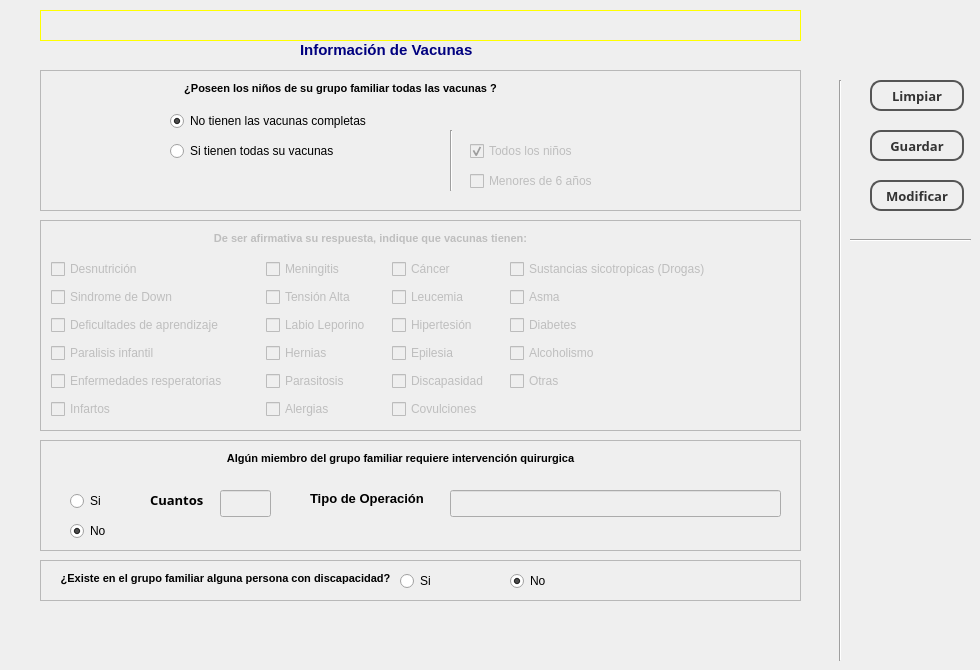
      <widget class="QWidget" name="tab">
       <attribute name="title">
        <string>Salud Vacunas</string>
       </attribute>
       <widget class="QFrame" name="frame_7">
        <property name="geometry">
         <rect>
          <x>40</x>
          <y>70</y>
          <width>761</width>
          <height>141</height>
         </rect>
        </property>
        <property name="frameShape">
         <enum>QFrame::StyledPanel</enum>
        </property>
        <property name="frameShadow">
         <enum>QFrame::Raised</enum>
        </property>
        <widget class="QLabel" name="label_6">
         <property name="geometry">
          <rect>
           <x>0</x>
           <y>10</y>
           <width>601</width>
           <height>17</height>
          </rect>
         </property>
         <property name="text">
          <string>&lt;!DOCTYPE HTML PUBLIC &quot;-//W3C//DTD HTML 4.0//EN&quot; &quot;http://www.w3.org/TR/REC-html40/strict.dtd&quot;&gt;
&lt;html&gt;&lt;head&gt;&lt;meta name=&quot;qrichtext&quot; content=&quot;1&quot; /&gt;&lt;style type=&quot;text/css&quot;&gt;
p, li { white-space: pre-wrap; }
&lt;/style&gt;&lt;/head&gt;&lt;body style=&quot; font-family:'Sans'; font-size:10pt; font-weight:400; font-style:normal;&quot;&gt;
&lt;p align=&quot;center&quot; style=&quot; margin-top:0px; margin-bottom:0px; margin-left:0px; margin-right:0px; -qt-block-indent:0; text-indent:0px;&quot;&gt;&lt;span style=&quot; font-family:'Ubuntu'; font-size:8pt; font-weight:600;&quot;&gt;¿Poseen los niños de su grupo familiar todas las vacunas ?&lt;/span&gt;&lt;/p&gt;&lt;/body&gt;&lt;/html&gt;</string>
         </property>
        </widget>
        <widget class="QRadioButton" name="rbtNoTiene">
         <property name="geometry">
          <rect>
           <x>130</x>
           <y>40</y>
           <width>261</width>
           <height>22</height>
          </rect>
         </property>
         <property name="text">
          <string>No tienen las vacunas completas</string>
         </property>
         <property name="checked">
          <bool>true</bool>
         </property>
        </widget>
        <widget class="QRadioButton" name="rbtSiTienen">
         <property name="geometry">
          <rect>
           <x>130</x>
           <y>70</y>
           <width>291</width>
           <height>22</height>
          </rect>
         </property>
         <property name="text">
          <string>Si tienen todas su vacunas</string>
         </property>
        </widget>
        <widget class="QCheckBox" name="chbAll_ninos">
         <property name="enabled">
          <bool>false</bool>
         </property>
         <property name="geometry">
          <rect>
           <x>430</x>
           <y>70</y>
           <width>191</width>
           <height>22</height>
          </rect>
         </property>
         <property name="text">
          <string>Todos los niños</string>
         </property>
         <property name="checked">
          <bool>true</bool>
         </property>
        </widget>
        <widget class="QCheckBox" name="chbMenoresSeis">
         <property name="enabled">
          <bool>false</bool>
         </property>
         <property name="geometry">
          <rect>
           <x>430</x>
           <y>100</y>
           <width>201</width>
           <height>22</height>
          </rect>
         </property>
         <property name="text">
          <string>Menores de 6 años</string>
         </property>
        </widget>
        <widget class="Line" name="line_4">
         <property name="geometry">
          <rect>
           <x>410</x>
           <y>60</y>
           <width>3</width>
           <height>61</height>
          </rect>
         </property>
         <property name="orientation">
          <enum>Qt::Vertical</enum>
         </property>
        </widget>
       </widget>
       <widget class="QLabel" name="lblNotificacionSalud">
        <property name="geometry">
         <rect>
          <x>40</x>
          <y>10</y>
          <width>761</width>
          <height>31</height>
         </rect>
        </property>
        <property name="styleSheet">
         <string notr="true">border: 1px solid Yellow;
background: qlineargradient(x1: 0, y1: 0, x2: 0, y2: 1,
stop: 0 #FFFF80, stop: 0.08 #FAFFD8,
stop: 0.39999 #FEFFE5, stop: 0.4 #FEFFE5,
stop: 0.9 #FAFFD8, stop: 1 #fff);

</string>
        </property>
        <property name="text">
         <string>&lt;!DOCTYPE HTML PUBLIC &quot;-//W3C//DTD HTML 4.0//EN&quot; &quot;http://www.w3.org/TR/REC-html40/strict.dtd&quot;&gt;
&lt;html&gt;&lt;head&gt;&lt;meta name=&quot;qrichtext&quot; content=&quot;1&quot; /&gt;&lt;style type=&quot;text/css&quot;&gt;
p, li { white-space: pre-wrap; }
&lt;/style&gt;&lt;/head&gt;&lt;body style=&quot; font-family:'Ubuntu'; font-size:11pt; font-weight:400; font-style:normal;&quot;&gt;
&lt;p align=&quot;center&quot; style=&quot;-qt-paragraph-type:empty; margin-top:0px; margin-bottom:0px; margin-left:0px; margin-right:0px; -qt-block-indent:0; text-indent:0px;&quot;&gt;&lt;/p&gt;&lt;/body&gt;&lt;/html&gt;</string>
        </property>
       </widget>
       <widget class="QLabel" name="label_8">
        <property name="geometry">
         <rect>
          <x>300</x>
          <y>40</y>
          <width>311</width>
          <height>21</height>
         </rect>
        </property>
        <property name="text">
         <string>&lt;!DOCTYPE HTML PUBLIC &quot;-//W3C//DTD HTML 4.0//EN&quot; &quot;http://www.w3.org/TR/REC-html40/strict.dtd&quot;&gt;
&lt;html&gt;&lt;head&gt;&lt;meta name=&quot;qrichtext&quot; content=&quot;1&quot; /&gt;&lt;style type=&quot;text/css&quot;&gt;
p, li { white-space: pre-wrap; }
&lt;/style&gt;&lt;/head&gt;&lt;body style=&quot; font-family:'Sans'; font-size:10pt; font-weight:400; font-style:normal;&quot;&gt;
&lt;p style=&quot; margin-top:0px; margin-bottom:0px; margin-left:0px; margin-right:0px; -qt-block-indent:0; text-indent:0px;&quot;&gt;&lt;span style=&quot; font-family:'Ubuntu'; font-size:11pt; font-weight:600; color:#00007f;&quot;&gt;Información de Vacunas&lt;/span&gt;&lt;/p&gt;&lt;/body&gt;&lt;/html&gt;</string>
        </property>
        <property name="textFormat">
         <enum>Qt::AutoText</enum>
        </property>
       </widget>
       <widget class="QFrame" name="frame_8">
        <property name="enabled">
         <bool>false</bool>
        </property>
        <property name="geometry">
         <rect>
          <x>40</x>
          <y>220</y>
          <width>761</width>
          <height>211</height>
         </rect>
        </property>
        <property name="frameShape">
         <enum>QFrame::StyledPanel</enum>
        </property>
        <property name="frameShadow">
         <enum>QFrame::Raised</enum>
        </property>
        <widget class="QLabel" name="label_9">
         <property name="geometry">
          <rect>
           <x>30</x>
           <y>10</y>
           <width>601</width>
           <height>17</height>
          </rect>
         </property>
         <property name="text">
          <string>&lt;!DOCTYPE HTML PUBLIC &quot;-//W3C//DTD HTML 4.0//EN&quot; &quot;http://www.w3.org/TR/REC-html40/strict.dtd&quot;&gt;
&lt;html&gt;&lt;head&gt;&lt;meta name=&quot;qrichtext&quot; content=&quot;1&quot; /&gt;&lt;style type=&quot;text/css&quot;&gt;
p, li { white-space: pre-wrap; }
&lt;/style&gt;&lt;/head&gt;&lt;body style=&quot; font-family:'Sans'; font-size:10pt; font-weight:400; font-style:normal;&quot;&gt;
&lt;p align=&quot;center&quot; style=&quot; margin-top:0px; margin-bottom:0px; margin-left:0px; margin-right:0px; -qt-block-indent:0; text-indent:0px;&quot;&gt;&lt;span style=&quot; font-family:'Ubuntu'; font-size:8pt; font-weight:600;&quot;&gt;De ser afirmativa su respuesta, indique que vacunas tienen:&lt;/span&gt;&lt;/p&gt;&lt;/body&gt;&lt;/html&gt;</string>
         </property>
        </widget>
        <widget class="QCheckBox" name="checkBox_44">
         <property name="geometry">
          <rect>
           <x>352</x>
           <y>66</y>
           <width>112</width>
           <height>22</height>
          </rect>
         </property>
         <property name="text">
          <string>Leucemia</string>
         </property>
        </widget>
        <widget class="QCheckBox" name="checkBox_31">
         <property name="geometry">
          <rect>
           <x>470</x>
           <y>122</y>
           <width>237</width>
           <height>22</height>
          </rect>
         </property>
         <property name="text">
          <string>Alcoholismo</string>
         </property>
        </widget>
        <widget class="QCheckBox" name="checkBox_46">
         <property name="geometry">
          <rect>
           <x>11</x>
           <y>150</y>
           <width>209</width>
           <height>22</height>
          </rect>
         </property>
         <property name="text">
          <string>Enfermedades resperatorias</string>
         </property>
        </widget>
        <widget class="QCheckBox" name="checkBox_47">
         <property name="geometry">
          <rect>
           <x>470</x>
           <y>94</y>
           <width>237</width>
           <height>22</height>
          </rect>
         </property>
         <property name="text">
          <string>Diabetes</string>
         </property>
        </widget>
        <widget class="QCheckBox" name="checkBox_48">
         <property name="geometry">
          <rect>
           <x>470</x>
           <y>66</y>
           <width>237</width>
           <height>22</height>
          </rect>
         </property>
         <property name="text">
          <string>Asma</string>
         </property>
        </widget>
        <widget class="QCheckBox" name="checkBox_49">
         <property name="geometry">
          <rect>
           <x>352</x>
           <y>38</y>
           <width>112</width>
           <height>22</height>
          </rect>
         </property>
         <property name="text">
          <string>Cáncer</string>
         </property>
        </widget>
        <widget class="QCheckBox" name="checkBox_50">
         <property name="geometry">
          <rect>
           <x>226</x>
           <y>66</y>
           <width>120</width>
           <height>22</height>
          </rect>
         </property>
         <property name="text">
          <string>Tensión Alta</string>
         </property>
        </widget>
        <widget class="QCheckBox" name="checkBox_51">
         <property name="geometry">
          <rect>
           <x>470</x>
           <y>38</y>
           <width>237</width>
           <height>22</height>
          </rect>
         </property>
         <property name="text">
          <string>Sustancias sicotropicas (Drogas)</string>
         </property>
        </widget>
        <widget class="QCheckBox" name="checkBox_52">
         <property name="geometry">
          <rect>
           <x>11</x>
           <y>38</y>
           <width>209</width>
           <height>22</height>
          </rect>
         </property>
         <property name="text">
          <string>Desnutrición </string>
         </property>
        </widget>
        <widget class="QCheckBox" name="checkBox_53">
         <property name="geometry">
          <rect>
           <x>11</x>
           <y>94</y>
           <width>209</width>
           <height>22</height>
          </rect>
         </property>
         <property name="text">
          <string>Deficultades de aprendizaje</string>
         </property>
        </widget>
        <widget class="QCheckBox" name="checkBox_54">
         <property name="geometry">
          <rect>
           <x>226</x>
           <y>178</y>
           <width>120</width>
           <height>22</height>
          </rect>
         </property>
         <property name="text">
          <string>Alergias</string>
         </property>
        </widget>
        <widget class="QCheckBox" name="checkBox_55">
         <property name="geometry">
          <rect>
           <x>352</x>
           <y>178</y>
           <width>112</width>
           <height>22</height>
          </rect>
         </property>
         <property name="text">
          <string>Covulciones</string>
         </property>
        </widget>
        <widget class="QCheckBox" name="checkBox_56">
         <property name="geometry">
          <rect>
           <x>11</x>
           <y>66</y>
           <width>209</width>
           <height>22</height>
          </rect>
         </property>
         <property name="text">
          <string>Sindrome de Down</string>
         </property>
        </widget>
        <widget class="QCheckBox" name="checkBox_57">
         <property name="geometry">
          <rect>
           <x>226</x>
           <y>122</y>
           <width>120</width>
           <height>22</height>
          </rect>
         </property>
         <property name="text">
          <string>Hernias</string>
         </property>
        </widget>
        <widget class="QCheckBox" name="checkBox_58">
         <property name="geometry">
          <rect>
           <x>352</x>
           <y>150</y>
           <width>112</width>
           <height>22</height>
          </rect>
         </property>
         <property name="text">
          <string>Discapasidad</string>
         </property>
        </widget>
        <widget class="QCheckBox" name="checkBox_59">
         <property name="geometry">
          <rect>
           <x>226</x>
           <y>150</y>
           <width>120</width>
           <height>22</height>
          </rect>
         </property>
         <property name="text">
          <string>Parasitosis</string>
         </property>
        </widget>
        <widget class="QCheckBox" name="checkBox_60">
         <property name="geometry">
          <rect>
           <x>226</x>
           <y>38</y>
           <width>120</width>
           <height>22</height>
          </rect>
         </property>
         <property name="text">
          <string>Meningitis</string>
         </property>
        </widget>
        <widget class="QCheckBox" name="checkBox_61">
         <property name="geometry">
          <rect>
           <x>11</x>
           <y>178</y>
           <width>209</width>
           <height>22</height>
          </rect>
         </property>
         <property name="text">
          <string>Infartos</string>
         </property>
        </widget>
        <widget class="QCheckBox" name="checkBox_62">
         <property name="geometry">
          <rect>
           <x>11</x>
           <y>122</y>
           <width>209</width>
           <height>22</height>
          </rect>
         </property>
         <property name="text">
          <string>Paralisis infantil</string>
         </property>
        </widget>
        <widget class="QCheckBox" name="checkBox_63">
         <property name="geometry">
          <rect>
           <x>352</x>
           <y>122</y>
           <width>112</width>
           <height>22</height>
          </rect>
         </property>
         <property name="text">
          <string>Epilesia</string>
         </property>
        </widget>
        <widget class="QCheckBox" name="checkBox_64">
         <property name="geometry">
          <rect>
           <x>226</x>
           <y>94</y>
           <width>120</width>
           <height>22</height>
          </rect>
         </property>
         <property name="text">
          <string>Labio Leporino</string>
         </property>
        </widget>
        <widget class="QCheckBox" name="checkBox_65">
         <property name="geometry">
          <rect>
           <x>352</x>
           <y>94</y>
           <width>112</width>
           <height>22</height>
          </rect>
         </property>
         <property name="text">
          <string>Hipertesión</string>
         </property>
        </widget>
        <widget class="QCheckBox" name="checkBox_66">
         <property name="geometry">
          <rect>
           <x>470</x>
           <y>150</y>
           <width>237</width>
           <height>22</height>
          </rect>
         </property>
         <property name="text">
          <string>Otras</string>
         </property>
        </widget>
       </widget>
       <widget class="QFrame" name="frame_9">
        <property name="geometry">
         <rect>
          <x>40</x>
          <y>440</y>
          <width>761</width>
          <height>111</height>
         </rect>
        </property>
        <property name="frameShape">
         <enum>QFrame::StyledPanel</enum>
        </property>
        <property name="frameShadow">
         <enum>QFrame::Raised</enum>
        </property>
        <widget class="QLabel" name="label_10">
         <property name="geometry">
          <rect>
           <x>60</x>
           <y>10</y>
           <width>601</width>
           <height>17</height>
          </rect>
         </property>
         <property name="text">
          <string>&lt;!DOCTYPE HTML PUBLIC &quot;-//W3C//DTD HTML 4.0//EN&quot; &quot;http://www.w3.org/TR/REC-html40/strict.dtd&quot;&gt;
&lt;html&gt;&lt;head&gt;&lt;meta name=&quot;qrichtext&quot; content=&quot;1&quot; /&gt;&lt;style type=&quot;text/css&quot;&gt;
p, li { white-space: pre-wrap; }
&lt;/style&gt;&lt;/head&gt;&lt;body style=&quot; font-family:'Sans'; font-size:10pt; font-weight:400; font-style:normal;&quot;&gt;
&lt;p align=&quot;center&quot; style=&quot; margin-top:0px; margin-bottom:0px; margin-left:0px; margin-right:0px; -qt-block-indent:0; text-indent:0px;&quot;&gt;&lt;span style=&quot; font-family:'Ubuntu'; font-size:8pt; font-weight:600;&quot;&gt;Algún miembro del grupo familiar requiere intervención quirurgica&lt;/span&gt;&lt;/p&gt;&lt;/body&gt;&lt;/html&gt;</string>
         </property>
        </widget>
        <widget class="QRadioButton" name="rbtSiOperacion">
         <property name="geometry">
          <rect>
           <x>30</x>
           <y>50</y>
           <width>105</width>
           <height>22</height>
          </rect>
         </property>
         <property name="text">
          <string>Si</string>
         </property>
        </widget>
        <widget class="QRadioButton" name="rbtNoOperacion">
         <property name="geometry">
          <rect>
           <x>30</x>
           <y>80</y>
           <width>105</width>
           <height>22</height>
          </rect>
         </property>
         <property name="text">
          <string>No</string>
         </property>
         <property name="checked">
          <bool>true</bool>
         </property>
        </widget>
        <widget class="QLineEdit" name="txtCuantos">
         <property name="enabled">
          <bool>false</bool>
         </property>
         <property name="geometry">
          <rect>
           <x>180</x>
           <y>50</y>
           <width>51</width>
           <height>27</height>
          </rect>
         </property>
        </widget>
        <widget class="QLabel" name="label_38">
         <property name="geometry">
          <rect>
           <x>110</x>
           <y>50</y>
           <width>59</width>
           <height>20</height>
          </rect>
         </property>
         <property name="font">
          <font>
           <family>Sans Serif</family>
           <pointsize>9</pointsize>
           <weight>75</weight>
           <bold>true</bold>
           <kerning>true</kerning>
          </font>
         </property>
         <property name="text">
          <string>&lt;!DOCTYPE HTML PUBLIC &quot;-//W3C//DTD HTML 4.0//EN&quot; &quot;http://www.w3.org/TR/REC-html40/strict.dtd&quot;&gt;
&lt;html&gt;&lt;head&gt;&lt;meta name=&quot;qrichtext&quot; content=&quot;1&quot; /&gt;&lt;style type=&quot;text/css&quot;&gt;
p, li { white-space: pre-wrap; }
&lt;/style&gt;&lt;/head&gt;&lt;body style=&quot; font-family:'Sans'; font-size:10pt; font-weight:400; font-style:normal;&quot;&gt;
&lt;p style=&quot; margin-top:0px; margin-bottom:0px; margin-left:0px; margin-right:0px; -qt-block-indent:0; text-indent:0px;&quot;&gt;&lt;span style=&quot; font-weight:600;&quot;&gt;Cuantos&lt;/span&gt;&lt;/p&gt;&lt;/body&gt;&lt;/html&gt;</string>
         </property>
        </widget>
        <widget class="QLabel" name="label_39">
         <property name="geometry">
          <rect>
           <x>270</x>
           <y>50</y>
           <width>161</width>
           <height>17</height>
          </rect>
         </property>
         <property name="text">
          <string>&lt;!DOCTYPE HTML PUBLIC &quot;-//W3C//DTD HTML 4.0//EN&quot; &quot;http://www.w3.org/TR/REC-html40/strict.dtd&quot;&gt;
&lt;html&gt;&lt;head&gt;&lt;meta name=&quot;qrichtext&quot; content=&quot;1&quot; /&gt;&lt;style type=&quot;text/css&quot;&gt;
p, li { white-space: pre-wrap; }
&lt;/style&gt;&lt;/head&gt;&lt;body style=&quot; font-family:'Sans'; font-size:10pt; font-weight:400; font-style:normal;&quot;&gt;
&lt;p style=&quot; margin-top:0px; margin-bottom:0px; margin-left:0px; margin-right:0px; -qt-block-indent:0; text-indent:0px;&quot;&gt;&lt;span style=&quot; font-weight:600;&quot;&gt;Tipo de Operación&lt;/span&gt;&lt;/p&gt;&lt;/body&gt;&lt;/html&gt;</string>
         </property>
        </widget>
        <widget class="QLineEdit" name="txtTipoOperacion">
         <property name="enabled">
          <bool>false</bool>
         </property>
         <property name="geometry">
          <rect>
           <x>410</x>
           <y>50</y>
           <width>331</width>
           <height>27</height>
          </rect>
         </property>
        </widget>
       </widget>
       <widget class="QFrame" name="frame_10">
        <property name="geometry">
         <rect>
          <x>40</x>
          <y>560</y>
          <width>761</width>
          <height>41</height>
         </rect>
        </property>
        <property name="frameShape">
         <enum>QFrame::StyledPanel</enum>
        </property>
        <property name="frameShadow">
         <enum>QFrame::Raised</enum>
        </property>
        <widget class="QLabel" name="label_40">
         <property name="geometry">
          <rect>
           <x>20</x>
           <y>10</y>
           <width>331</width>
           <height>17</height>
          </rect>
         </property>
         <property name="text">
          <string>&lt;!DOCTYPE HTML PUBLIC &quot;-//W3C//DTD HTML 4.0//EN&quot; &quot;http://www.w3.org/TR/REC-html40/strict.dtd&quot;&gt;
&lt;html&gt;&lt;head&gt;&lt;meta name=&quot;qrichtext&quot; content=&quot;1&quot; /&gt;&lt;style type=&quot;text/css&quot;&gt;
p, li { white-space: pre-wrap; }
&lt;/style&gt;&lt;/head&gt;&lt;body style=&quot; font-family:'Sans'; font-size:10pt; font-weight:400; font-style:normal;&quot;&gt;
&lt;p align=&quot;center&quot; style=&quot; margin-top:0px; margin-bottom:0px; margin-left:0px; margin-right:0px; -qt-block-indent:0; text-indent:0px;&quot;&gt;&lt;span style=&quot; font-family:'Ubuntu'; font-size:8pt; font-weight:600;&quot;&gt;¿Existe en el grupo familiar alguna persona con discapacidad?&lt;/span&gt;&lt;/p&gt;&lt;/body&gt;&lt;/html&gt;</string>
         </property>
        </widget>
        <widget class="QRadioButton" name="rbtSiDiscapacidad">
         <property name="geometry">
          <rect>
           <x>360</x>
           <y>10</y>
           <width>105</width>
           <height>22</height>
          </rect>
         </property>
         <property name="text">
          <string>Si</string>
         </property>
        </widget>
        <widget class="QRadioButton" name="rbtNoDiscapacidad">
         <property name="geometry">
          <rect>
           <x>470</x>
           <y>10</y>
           <width>105</width>
           <height>22</height>
          </rect>
         </property>
         <property name="text">
          <string>No</string>
         </property>
         <property name="checked">
          <bool>true</bool>
         </property>
        </widget>
       </widget>
       <widget class="Line" name="line_11">
        <property name="geometry">
         <rect>
          <x>830</x>
          <y>80</y>
          <width>20</width>
          <height>581</height>
         </rect>
        </property>
        <property name="orientation">
         <enum>Qt::Vertical</enum>
        </property>
       </widget>
       <widget class="QPushButton" name="btnModificarSalud_2">
        <property name="enabled">
         <bool>true</bool>
        </property>
        <property name="geometry">
         <rect>
          <x>870</x>
          <y>180</y>
          <width>94</width>
          <height>31</height>
         </rect>
        </property>
        <property name="font">
         <font>
          <family>Sans Serif</family>
          <pointsize>10</pointsize>
          <weight>75</weight>
          <bold>true</bold>
         </font>
        </property>
        <property name="cursor">
         <cursorShape>PointingHandCursor</cursorShape>
        </property>
        <property name="styleSheet">
         <string notr="true">QPushButton {
color: #333;
border: 2px solid #555;
border-radius: 11px;
padding: 5px;
background: qradialgradient(cx: 0.3, cy: -0.4,
fx: 0.3, fy: -0.4,
radius: 1.35, stop: 0 #fff, stop: 1 #888);
min-width: 80px;
}

QPushButton:hover {
background: qradialgradient(cx: 0.3, cy: -0.4,
fx: 0.3, fy: -0.4,
radius: 1.35, stop: 0 #fff, stop: 1 #bbb);
}

QPushButton:pressed {
background: qradialgradient(cx: 0.4, cy: -0.1,
fx: 0.4, fy: -0.1,
radius: 1.35, stop: 0 #fff, stop: 1 #ddd);
}</string>
        </property>
        <property name="text">
         <string>Modificar</string>
        </property>
       </widget>
       <widget class="QPushButton" name="btnLimpiarSalud_2">
        <property name="geometry">
         <rect>
          <x>870</x>
          <y>80</y>
          <width>94</width>
          <height>31</height>
         </rect>
        </property>
        <property name="font">
         <font>
          <family>Sans Serif</family>
          <pointsize>10</pointsize>
          <weight>75</weight>
          <bold>true</bold>
         </font>
        </property>
        <property name="cursor">
         <cursorShape>PointingHandCursor</cursorShape>
        </property>
        <property name="styleSheet">
         <string notr="true">QPushButton {
color: #333;
border: 2px solid #555;
border-radius: 11px;
padding: 5px;
background: qradialgradient(cx: 0.3, cy: -0.4,
fx: 0.3, fy: -0.4,
radius: 1.35, stop: 0 #fff, stop: 1 #888);
min-width: 80px;
}

QPushButton:hover {
background: qradialgradient(cx: 0.3, cy: -0.4,
fx: 0.3, fy: -0.4,
radius: 1.35, stop: 0 #fff, stop: 1 #bbb);
}

QPushButton:pressed {
background: qradialgradient(cx: 0.4, cy: -0.1,
fx: 0.4, fy: -0.1,
radius: 1.35, stop: 0 #fff, stop: 1 #ddd);
}</string>
        </property>
        <property name="text">
         <string>Limpiar</string>
        </property>
       </widget>
       <widget class="QPushButton" name="btnGuardarSalud_2">
        <property name="geometry">
         <rect>
          <x>870</x>
          <y>130</y>
          <width>94</width>
          <height>31</height>
         </rect>
        </property>
        <property name="font">
         <font>
          <family>Sans Serif</family>
          <pointsize>10</pointsize>
          <weight>75</weight>
          <bold>true</bold>
         </font>
        </property>
        <property name="cursor">
         <cursorShape>PointingHandCursor</cursorShape>
        </property>
        <property name="styleSheet">
         <string notr="true">QPushButton {
color: #333;
border: 2px solid #555;
border-radius: 11px;
padding: 5px;
background: qradialgradient(cx: 0.3, cy: -0.4,
fx: 0.3, fy: -0.4,
radius: 1.35, stop: 0 #fff, stop: 1 #888);
min-width: 80px;
}

QPushButton:hover {
background: qradialgradient(cx: 0.3, cy: -0.4,
fx: 0.3, fy: -0.4,
radius: 1.35, stop: 0 #fff, stop: 1 #bbb);
}

QPushButton:pressed {
background: qradialgradient(cx: 0.4, cy: -0.1,
fx: 0.4, fy: -0.1,
radius: 1.35, stop: 0 #fff, stop: 1 #ddd);
}</string>
        </property>
        <property name="text">
         <string>Guardar</string>
        </property>
       </widget>
       <widget class="Line" name="line_12">
        <property name="geometry">
         <rect>
          <x>850</x>
          <y>230</y>
          <width>121</width>
          <height>20</height>
         </rect>
        </property>
        <property name="orientation">
         <enum>Qt::Horizontal</enum>
        </property>
       </widget>
      </widget>
